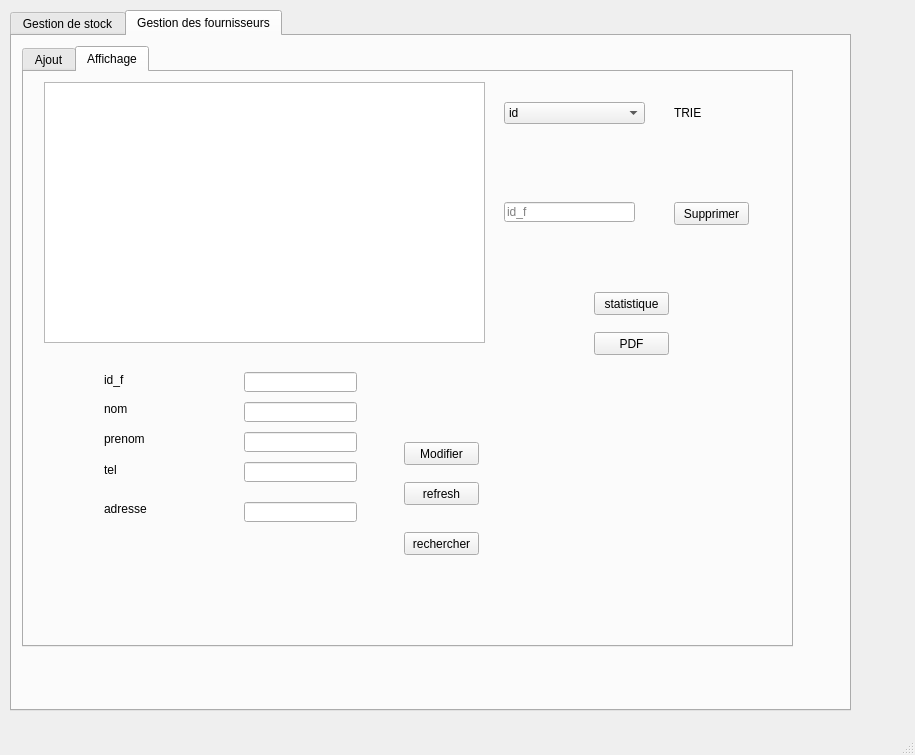
<?xml version="1.0" encoding="UTF-8"?>
<ui version="4.0">
 <class>MainWindow</class>
 <widget class="QMainWindow" name="MainWindow">
  <property name="geometry">
   <rect>
    <x>0</x>
    <y>0</y>
    <width>915</width>
    <height>755</height>
   </rect>
  </property>
  <property name="windowTitle">
   <string>MainWindow</string>
  </property>
  <widget class="QWidget" name="centralwidget">
   <widget class="QTabWidget" name="temprature">
    <property name="geometry">
     <rect>
      <x>10</x>
      <y>10</y>
      <width>841</width>
      <height>701</height>
     </rect>
    </property>
    <property name="currentIndex">
     <number>1</number>
    </property>
    <widget class="QWidget" name="tab1">
     <attribute name="title">
      <string>Gestion de stock</string>
     </attribute>
     <widget class="QTabWidget" name="tabWidget_2">
      <property name="geometry">
       <rect>
        <x>0</x>
        <y>0</y>
        <width>811</width>
        <height>651</height>
       </rect>
      </property>
      <property name="palette">
       <palette>
        <active>
         <colorrole role="ToolTipBase">
          <brush brushstyle="SolidPattern">
           <color alpha="255">
            <red>255</red>
            <green>170</green>
            <blue>255</blue>
           </color>
          </brush>
         </colorrole>
        </active>
        <inactive>
         <colorrole role="ToolTipBase">
          <brush brushstyle="SolidPattern">
           <color alpha="255">
            <red>255</red>
            <green>170</green>
            <blue>255</blue>
           </color>
          </brush>
         </colorrole>
        </inactive>
        <disabled>
         <colorrole role="ToolTipBase">
          <brush brushstyle="SolidPattern">
           <color alpha="255">
            <red>255</red>
            <green>170</green>
            <blue>255</blue>
           </color>
          </brush>
         </colorrole>
        </disabled>
       </palette>
      </property>
      <property name="styleSheet">
       <string notr="true">tabWidget_2 = new QWidget(this); m_myWidget-&gt;setGeometry(0, 0, 300, 100)</string>
      </property>
      <property name="currentIndex">
       <number>1</number>
      </property>
      <widget class="QWidget" name="tab_3">
       <attribute name="title">
        <string>Ajout</string>
       </attribute>
       <widget class="QLabel" name="label">
        <property name="geometry">
         <rect>
          <x>150</x>
          <y>90</y>
          <width>47</width>
          <height>14</height>
         </rect>
        </property>
        <property name="text">
         <string>date_stk</string>
        </property>
       </widget>
       <widget class="QLabel" name="label_2">
        <property name="geometry">
         <rect>
          <x>150</x>
          <y>20</y>
          <width>121</width>
          <height>16</height>
         </rect>
        </property>
        <property name="text">
         <string/>
        </property>
       </widget>
       <widget class="QLabel" name="label_3">
        <property name="geometry">
         <rect>
          <x>140</x>
          <y>220</y>
          <width>47</width>
          <height>14</height>
         </rect>
        </property>
        <property name="text">
         <string>Quantite</string>
        </property>
       </widget>
       <widget class="QLabel" name="label_4">
        <property name="geometry">
         <rect>
          <x>140</x>
          <y>290</y>
          <width>47</width>
          <height>16</height>
         </rect>
        </property>
        <property name="text">
         <string>prix</string>
        </property>
       </widget>
       <widget class="QLineEdit" name="quantite">
        <property name="geometry">
         <rect>
          <x>280</x>
          <y>220</y>
          <width>113</width>
          <height>20</height>
         </rect>
        </property>
       </widget>
       <widget class="QLineEdit" name="prix">
        <property name="geometry">
         <rect>
          <x>280</x>
          <y>290</y>
          <width>113</width>
          <height>20</height>
         </rect>
        </property>
       </widget>
       <widget class="QPushButton" name="Ajouter">
        <property name="geometry">
         <rect>
          <x>550</x>
          <y>340</y>
          <width>75</width>
          <height>23</height>
         </rect>
        </property>
        <property name="text">
         <string>Ajouter</string>
        </property>
       </widget>
       <widget class="QCalendarWidget" name="dat">
        <property name="geometry">
         <rect>
          <x>260</x>
          <y>20</y>
          <width>256</width>
          <height>190</height>
         </rect>
        </property>
       </widget>
      </widget>
      <widget class="QWidget" name="tab_5">
       <attribute name="title">
        <string>Affichage</string>
       </attribute>
       <widget class="QTableView" name="tab_stk_2">
        <property name="geometry">
         <rect>
          <x>20</x>
          <y>60</y>
          <width>471</width>
          <height>301</height>
         </rect>
        </property>
       </widget>
       <widget class="QLineEdit" name="le_supprimer">
        <property name="geometry">
         <rect>
          <x>530</x>
          <y>330</y>
          <width>131</width>
          <height>20</height>
         </rect>
        </property>
        <property name="placeholderText">
         <string>id_stock</string>
        </property>
       </widget>
       <widget class="QPushButton" name="supprimer">
        <property name="geometry">
         <rect>
          <x>680</x>
          <y>330</y>
          <width>75</width>
          <height>23</height>
         </rect>
        </property>
        <property name="text">
         <string>Supprimer</string>
        </property>
       </widget>
       <widget class="QLabel" name="label_21">
        <property name="geometry">
         <rect>
          <x>90</x>
          <y>430</y>
          <width>47</width>
          <height>14</height>
         </rect>
        </property>
        <property name="text">
         <string>date_stk</string>
        </property>
       </widget>
       <widget class="QLineEdit" name="id">
        <property name="geometry">
         <rect>
          <x>210</x>
          <y>370</y>
          <width>113</width>
          <height>20</height>
         </rect>
        </property>
        <property name="styleSheet">
         <string notr="true">m_myWidget = new QWidget(this); m_myWidget-&gt;setGeometry(0, 0, 300, 100); QPalette pal = palette();</string>
        </property>
       </widget>
       <widget class="QLabel" name="label_34">
        <property name="geometry">
         <rect>
          <x>80</x>
          <y>510</y>
          <width>47</width>
          <height>14</height>
         </rect>
        </property>
        <property name="text">
         <string>quatite</string>
        </property>
       </widget>
       <widget class="QLabel" name="label_37">
        <property name="geometry">
         <rect>
          <x>90</x>
          <y>370</y>
          <width>121</width>
          <height>16</height>
         </rect>
        </property>
        <property name="text">
         <string>ID_Stock</string>
        </property>
       </widget>
       <widget class="QLineEdit" name="prix_2">
        <property name="geometry">
         <rect>
          <x>210</x>
          <y>470</y>
          <width>113</width>
          <height>20</height>
         </rect>
        </property>
       </widget>
       <widget class="QLabel" name="label_38">
        <property name="geometry">
         <rect>
          <x>80</x>
          <y>480</y>
          <width>47</width>
          <height>14</height>
         </rect>
        </property>
        <property name="text">
         <string>prix</string>
        </property>
       </widget>
       <widget class="QLineEdit" name="quantite_2">
        <property name="geometry">
         <rect>
          <x>210</x>
          <y>510</y>
          <width>113</width>
          <height>20</height>
         </rect>
        </property>
       </widget>
       <widget class="QPushButton" name="PDF_2">
        <property name="geometry">
         <rect>
          <x>560</x>
          <y>190</y>
          <width>121</width>
          <height>41</height>
         </rect>
        </property>
        <property name="text">
         <string>PDF</string>
        </property>
       </widget>
       <widget class="QLabel" name="label_7">
        <property name="geometry">
         <rect>
          <x>560</x>
          <y>70</y>
          <width>101</width>
          <height>20</height>
         </rect>
        </property>
        <property name="palette">
         <palette>
          <active>
           <colorrole role="ToolTipBase">
            <brush brushstyle="SolidPattern">
             <color alpha="255">
              <red>170</red>
              <green>0</green>
              <blue>255</blue>
             </color>
            </brush>
           </colorrole>
          </active>
          <inactive>
           <colorrole role="ToolTipBase">
            <brush brushstyle="SolidPattern">
             <color alpha="255">
              <red>170</red>
              <green>0</green>
              <blue>255</blue>
             </color>
            </brush>
           </colorrole>
          </inactive>
          <disabled>
           <colorrole role="ToolTipBase">
            <brush brushstyle="SolidPattern">
             <color alpha="255">
              <red>170</red>
              <green>0</green>
              <blue>255</blue>
             </color>
            </brush>
           </colorrole>
          </disabled>
         </palette>
        </property>
        <property name="text">
         <string>&lt;html&gt;&lt;head/&gt;&lt;body&gt;&lt;p align=&quot;center&quot;&gt;&lt;span style=&quot; font-weight:600; color:#ff1c3e;&quot;&gt;TRIE&lt;/span&gt;&lt;/p&gt;&lt;/body&gt;&lt;/html&gt;</string>
        </property>
       </widget>
       <widget class="QComboBox" name="combo">
        <property name="geometry">
         <rect>
          <x>560</x>
          <y>90</y>
          <width>111</width>
          <height>31</height>
         </rect>
        </property>
        <item>
         <property name="text">
          <string>id</string>
         </property>
        </item>
        <item>
         <property name="text">
          <string>dat</string>
         </property>
        </item>
        <item>
         <property name="text">
          <string>prix</string>
         </property>
        </item>
        <item>
         <property name="text">
          <string>quantite</string>
         </property>
        </item>
       </widget>
       <widget class="QPushButton" name="pushButton_2">
        <property name="geometry">
         <rect>
          <x>580</x>
          <y>150</y>
          <width>75</width>
          <height>23</height>
         </rect>
        </property>
        <property name="text">
         <string>statistique</string>
        </property>
       </widget>
       <widget class="QCalendarWidget" name="dat_2">
        <property name="geometry">
         <rect>
          <x>350</x>
          <y>390</y>
          <width>256</width>
          <height>190</height>
         </rect>
        </property>
       </widget>
       <widget class="QPushButton" name="modifier_2">
        <property name="geometry">
         <rect>
          <x>690</x>
          <y>500</y>
          <width>75</width>
          <height>23</height>
         </rect>
        </property>
        <property name="text">
         <string>modifier</string>
        </property>
       </widget>
       <widget class="QPushButton" name="refresh">
        <property name="geometry">
         <rect>
          <x>690</x>
          <y>530</y>
          <width>75</width>
          <height>23</height>
         </rect>
        </property>
        <property name="text">
         <string>refresh</string>
        </property>
       </widget>
       <widget class="QPushButton" name="rechercher">
        <property name="geometry">
         <rect>
          <x>690</x>
          <y>560</y>
          <width>75</width>
          <height>23</height>
         </rect>
        </property>
        <property name="text">
         <string>rechercher</string>
        </property>
       </widget>
       <widget class="QLineEdit" name="dat_3">
        <property name="geometry">
         <rect>
          <x>210</x>
          <y>430</y>
          <width>113</width>
          <height>20</height>
         </rect>
        </property>
       </widget>
      </widget>
     </widget>
    </widget>
    <widget class="QWidget" name="tab_2">
     <attribute name="title">
      <string>Gestion des fournisseurs</string>
     </attribute>
     <widget class="QTabWidget" name="affichage2">
      <property name="geometry">
       <rect>
        <x>10</x>
        <y>10</y>
        <width>771</width>
        <height>601</height>
       </rect>
      </property>
      <property name="currentIndex">
       <number>1</number>
      </property>
      <widget class="QWidget" name="tab_11">
       <attribute name="title">
        <string>Ajout</string>
       </attribute>
       <widget class="QLabel" name="label_15">
        <property name="geometry">
         <rect>
          <x>30</x>
          <y>170</y>
          <width>47</width>
          <height>14</height>
         </rect>
        </property>
        <property name="text">
         <string>adresse</string>
        </property>
       </widget>
       <widget class="QLabel" name="label_17">
        <property name="geometry">
         <rect>
          <x>30</x>
          <y>50</y>
          <width>47</width>
          <height>14</height>
         </rect>
        </property>
        <property name="text">
         <string>nom</string>
        </property>
       </widget>
       <widget class="QLabel" name="label_18">
        <property name="geometry">
         <rect>
          <x>30</x>
          <y>130</y>
          <width>91</width>
          <height>16</height>
         </rect>
        </property>
        <property name="text">
         <string>tel</string>
        </property>
       </widget>
       <widget class="QLineEdit" name="prenom">
        <property name="geometry">
         <rect>
          <x>150</x>
          <y>90</y>
          <width>113</width>
          <height>20</height>
         </rect>
        </property>
       </widget>
       <widget class="QLineEdit" name="tel">
        <property name="geometry">
         <rect>
          <x>150</x>
          <y>130</y>
          <width>113</width>
          <height>20</height>
         </rect>
        </property>
       </widget>
       <widget class="QPushButton" name="ajouter1">
        <property name="geometry">
         <rect>
          <x>370</x>
          <y>80</y>
          <width>75</width>
          <height>23</height>
         </rect>
        </property>
        <property name="text">
         <string>Ajouter</string>
        </property>
       </widget>
       <widget class="QLineEdit" name="nom">
        <property name="geometry">
         <rect>
          <x>150</x>
          <y>50</y>
          <width>113</width>
          <height>20</height>
         </rect>
        </property>
       </widget>
       <widget class="QLabel" name="label_5">
        <property name="geometry">
         <rect>
          <x>30</x>
          <y>90</y>
          <width>47</width>
          <height>14</height>
         </rect>
        </property>
        <property name="text">
         <string>prenom</string>
        </property>
       </widget>
       <widget class="QLineEdit" name="adresse">
        <property name="geometry">
         <rect>
          <x>150</x>
          <y>170</y>
          <width>113</width>
          <height>20</height>
         </rect>
        </property>
       </widget>
      </widget>
      <widget class="QWidget" name="tab_12">
       <attribute name="title">
        <string>Affichage</string>
       </attribute>
       <widget class="QTableView" name="tab_fourn_2">
        <property name="geometry">
         <rect>
          <x>20</x>
          <y>10</y>
          <width>441</width>
          <height>261</height>
         </rect>
        </property>
       </widget>
       <widget class="QComboBox" name="combo_2">
        <property name="geometry">
         <rect>
          <x>480</x>
          <y>30</y>
          <width>141</width>
          <height>22</height>
         </rect>
        </property>
        <item>
         <property name="text">
          <string>id</string>
         </property>
        </item>
        <item>
         <property name="text">
          <string>nom</string>
         </property>
        </item>
        <item>
         <property name="text">
          <string>prenom</string>
         </property>
        </item>
        <item>
         <property name="text">
          <string>tel</string>
         </property>
        </item>
        <item>
         <property name="text">
          <string>adresse</string>
         </property>
        </item>
       </widget>
       <widget class="QPushButton" name="supprimer_2">
        <property name="geometry">
         <rect>
          <x>650</x>
          <y>130</y>
          <width>75</width>
          <height>23</height>
         </rect>
        </property>
        <property name="text">
         <string>Supprimer</string>
        </property>
       </widget>
       <widget class="QLineEdit" name="le_supprimer_2">
        <property name="geometry">
         <rect>
          <x>480</x>
          <y>130</y>
          <width>131</width>
          <height>20</height>
         </rect>
        </property>
        <property name="placeholderText">
         <string>id_f</string>
        </property>
       </widget>
       <widget class="QPushButton" name="imprimer_2">
        <property name="geometry">
         <rect>
          <x>570</x>
          <y>220</y>
          <width>75</width>
          <height>23</height>
         </rect>
        </property>
        <property name="text">
         <string>statistique</string>
        </property>
       </widget>
       <widget class="QLabel" name="label_39">
        <property name="geometry">
         <rect>
          <x>80</x>
          <y>300</y>
          <width>121</width>
          <height>16</height>
         </rect>
        </property>
        <property name="text">
         <string>id_f</string>
        </property>
       </widget>
       <widget class="QLabel" name="label_40">
        <property name="geometry">
         <rect>
          <x>80</x>
          <y>330</y>
          <width>47</width>
          <height>14</height>
         </rect>
        </property>
        <property name="text">
         <string>nom</string>
        </property>
       </widget>
       <widget class="QLabel" name="label_41">
        <property name="geometry">
         <rect>
          <x>80</x>
          <y>360</y>
          <width>47</width>
          <height>14</height>
         </rect>
        </property>
        <property name="text">
         <string>prenom</string>
        </property>
       </widget>
       <widget class="QLabel" name="label_42">
        <property name="geometry">
         <rect>
          <x>80</x>
          <y>390</y>
          <width>91</width>
          <height>16</height>
         </rect>
        </property>
        <property name="text">
         <string>tel</string>
        </property>
       </widget>
       <widget class="QLineEdit" name="id_2">
        <property name="geometry">
         <rect>
          <x>220</x>
          <y>300</y>
          <width>113</width>
          <height>20</height>
         </rect>
        </property>
       </widget>
       <widget class="QLineEdit" name="prenom_2">
        <property name="geometry">
         <rect>
          <x>220</x>
          <y>360</y>
          <width>113</width>
          <height>20</height>
         </rect>
        </property>
       </widget>
       <widget class="QLineEdit" name="tel_2">
        <property name="geometry">
         <rect>
          <x>220</x>
          <y>390</y>
          <width>113</width>
          <height>20</height>
         </rect>
        </property>
       </widget>
       <widget class="QPushButton" name="modifier3">
        <property name="geometry">
         <rect>
          <x>380</x>
          <y>370</y>
          <width>75</width>
          <height>23</height>
         </rect>
        </property>
        <property name="text">
         <string>Modifier</string>
        </property>
       </widget>
       <widget class="QLineEdit" name="nom_2">
        <property name="geometry">
         <rect>
          <x>220</x>
          <y>330</y>
          <width>113</width>
          <height>20</height>
         </rect>
        </property>
       </widget>
       <widget class="QPushButton" name="pdf2">
        <property name="geometry">
         <rect>
          <x>570</x>
          <y>260</y>
          <width>75</width>
          <height>23</height>
         </rect>
        </property>
        <property name="text">
         <string>PDF</string>
        </property>
       </widget>
       <widget class="QLabel" name="label_6">
        <property name="geometry">
         <rect>
          <x>80</x>
          <y>430</y>
          <width>47</width>
          <height>14</height>
         </rect>
        </property>
        <property name="text">
         <string>adresse</string>
        </property>
       </widget>
       <widget class="QLineEdit" name="adresse_2">
        <property name="geometry">
         <rect>
          <x>220</x>
          <y>430</y>
          <width>113</width>
          <height>20</height>
         </rect>
        </property>
       </widget>
       <widget class="QLabel" name="label_8">
        <property name="geometry">
         <rect>
          <x>650</x>
          <y>30</y>
          <width>47</width>
          <height>21</height>
         </rect>
        </property>
        <property name="text">
         <string>TRIE</string>
        </property>
       </widget>
       <widget class="QPushButton" name="refresh_2">
        <property name="geometry">
         <rect>
          <x>380</x>
          <y>410</y>
          <width>75</width>
          <height>23</height>
         </rect>
        </property>
        <property name="text">
         <string>refresh</string>
        </property>
       </widget>
       <widget class="QPushButton" name="rechercher_2">
        <property name="geometry">
         <rect>
          <x>380</x>
          <y>460</y>
          <width>75</width>
          <height>23</height>
         </rect>
        </property>
        <property name="text">
         <string>rechercher</string>
        </property>
       </widget>
      </widget>
     </widget>
    </widget>
   </widget>
  </widget>
  <widget class="QMenuBar" name="menubar">
   <property name="geometry">
    <rect>
     <x>0</x>
     <y>0</y>
     <width>915</width>
     <height>22</height>
    </rect>
   </property>
  </widget>
  <widget class="QStatusBar" name="statusbar"/>
 </widget>
 <resources/>
 <connections/>
</ui>
